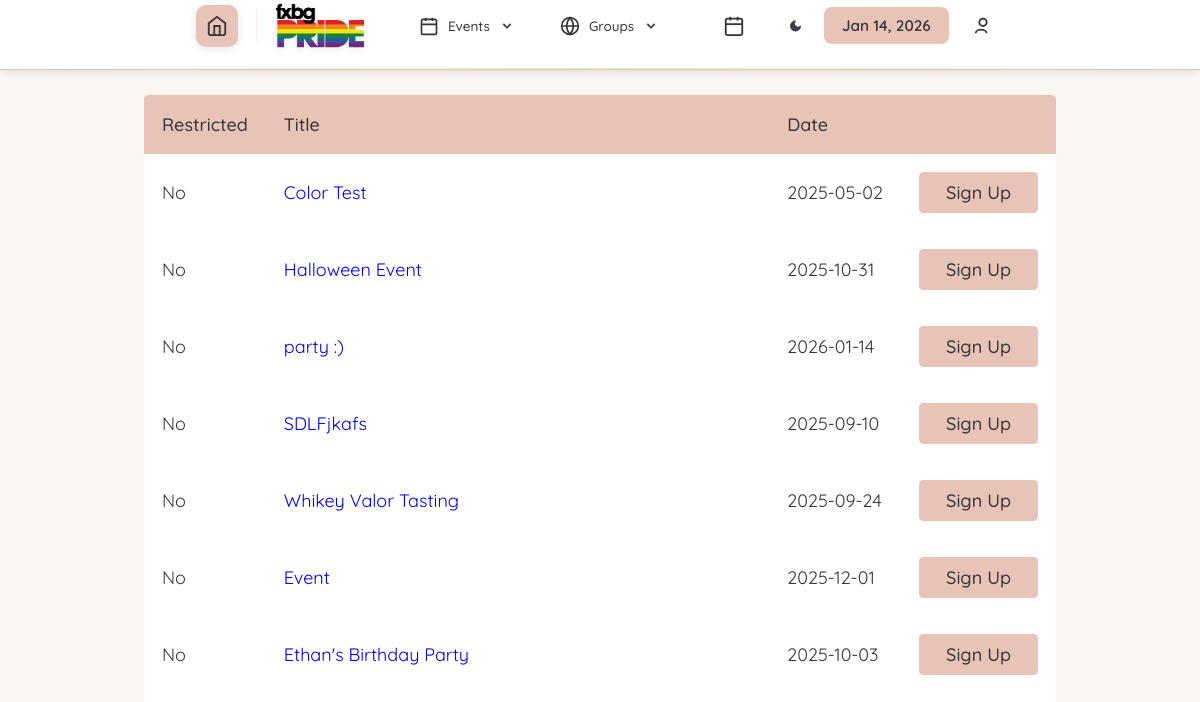
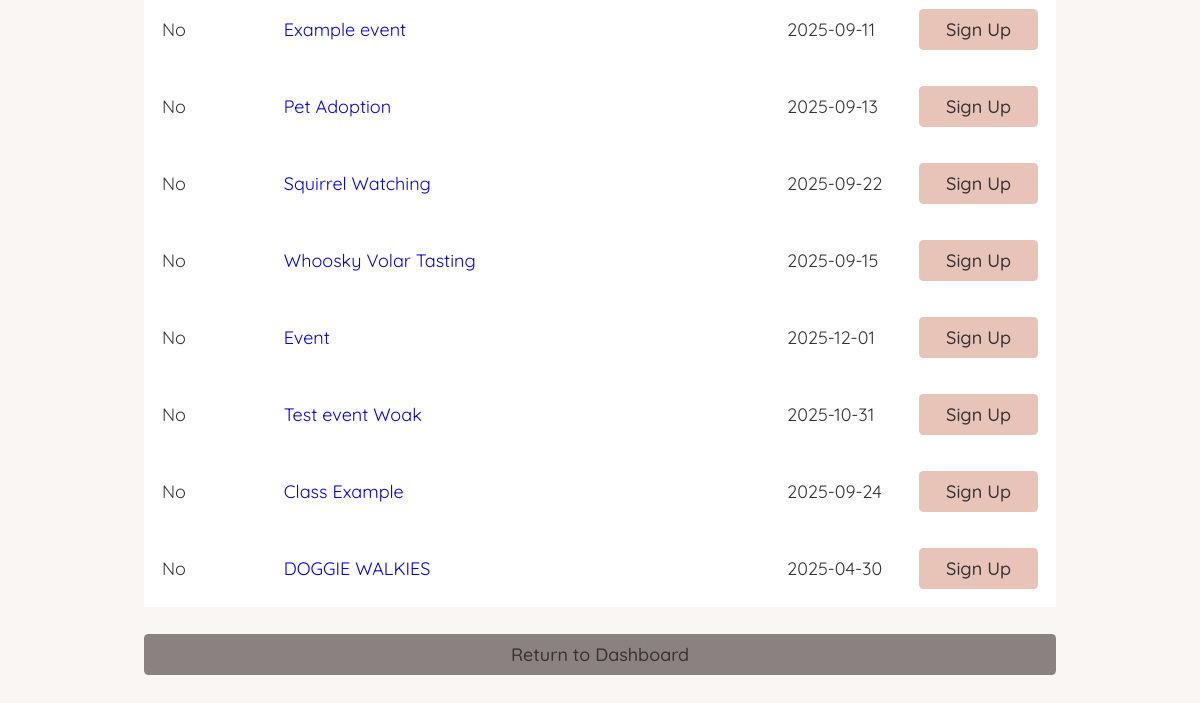
/eventTrainingManagement.php (signed in), run on an earlier commit of the app's database (2 pictures, top to bottom).
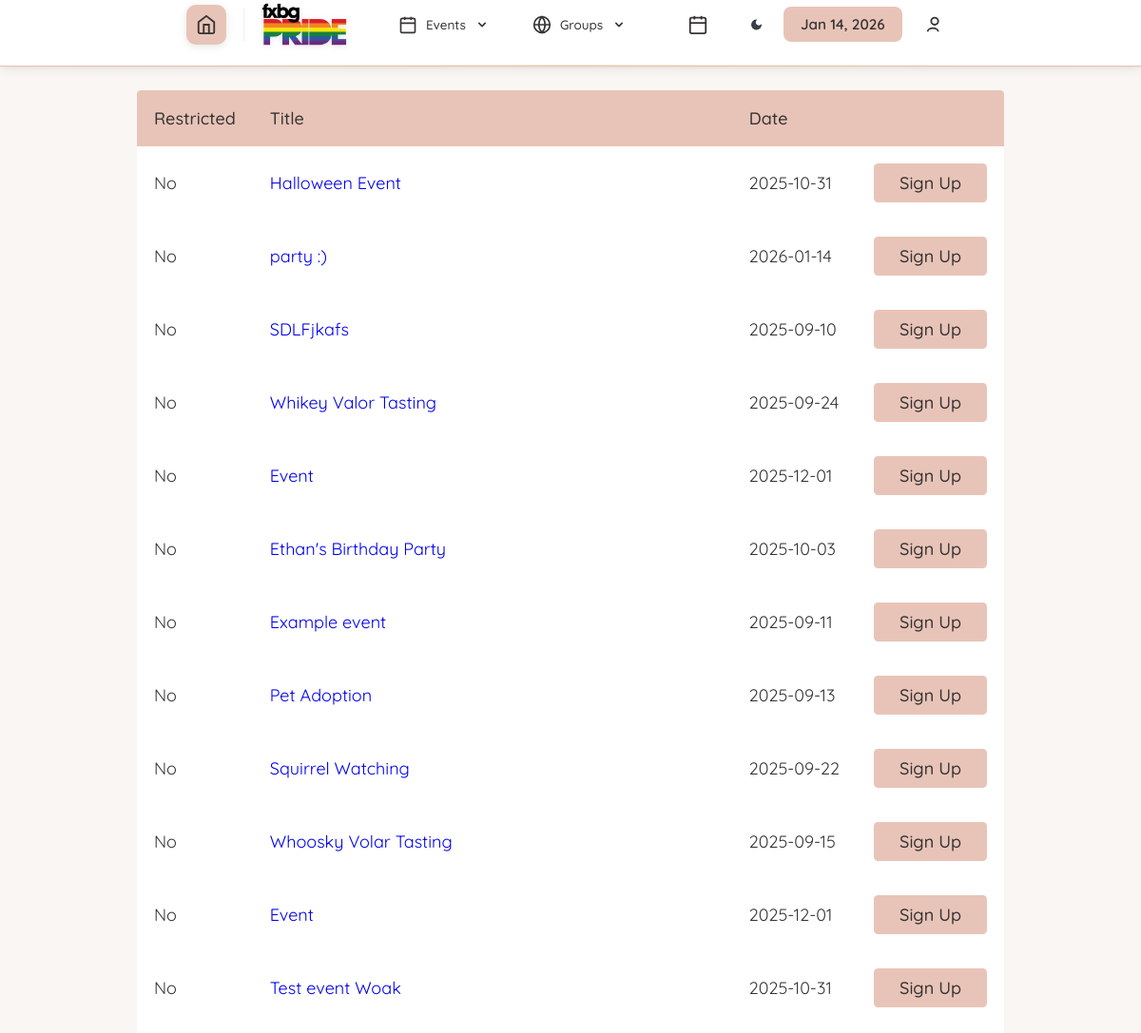
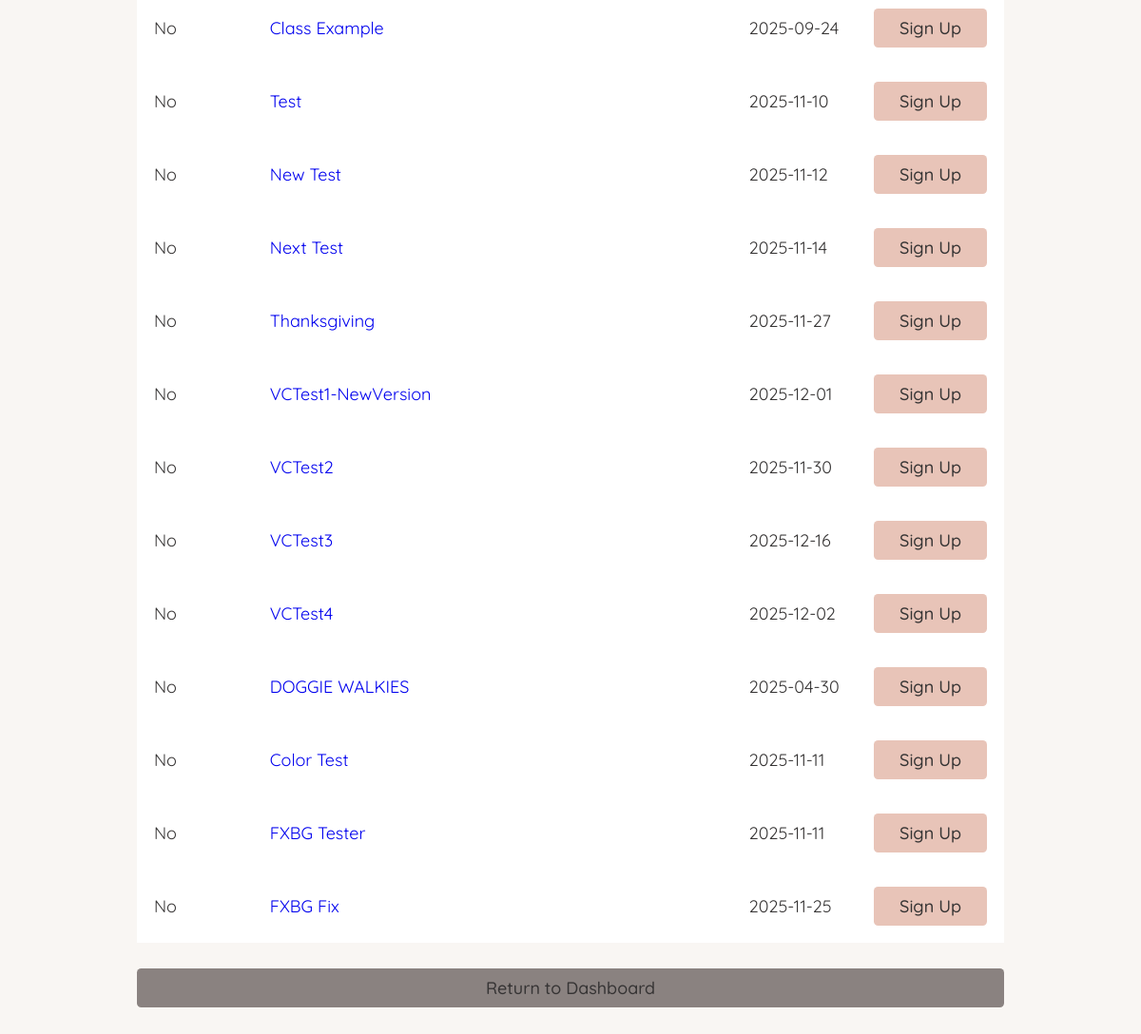
And on a later commit of the database (2 pictures, top to bottom).
### tables this page shows
CREATE TABLE `dbevents` (
  `id` int NOT NULL,
  `name` text NOT NULL,
  `date` char(10) NOT NULL,
  `startTime` char(5) NOT NULL,
  `endTime` char(5) NOT NULL,
  `description` text NOT NULL,
  `capacity` int NOT NULL,
  `completed` text NOT NULL,
  `restricted_signup` tinyint(1) NOT NULL,
  `location` text,
  `type` text NOT NULL,
  `volunteer_coordinator` int DEFAULT NULL
);

### database/dbEvents.php (called while the page is built, shortened)
<?php
include_once(dirname(__FILE__) . '/../domain/Event.php');
function make_an_event($result_row)
{
    $theEvent = new Event(
        $result_row['id'],
        $result_row['name'],
        date: $result_row['date'],
        startTime: $result_row['startTime'],
        endTime: $result_row['endTime'],
        description: $result_row['description'],
        capacity: $result_row['capacity'],
        completed: $result_row['completed'],
        restricted_signup: $result_row['restricted_signup'],
        type: $result_row['type'],
        volunteer_coordinator: $result_row['volunteer_coordinator']
    );
    return $theEvent;
}
function get_all_events()
{
    $con = connect();
    $query = "SELECT * FROM dbevents" .
            " ORDER BY completed";
    $result = mysqli_query($con, $query);
    $theEvents = array();
    while ($result_row = mysqli_fetch_assoc($result)) {
        $theEvent = make_an_event($result_row);
        $theEvents[] = $theEvent;
    }
    return $theEvents;
}

### domain/Event.php (called while the page is built, shortened)
<?php
class Event
{
    private $id;
    private $name;
    private $date;
    private $restricted_signup;
    function __construct($id, $name, $date, $startTime, $endTime, $description, $capacity, $completed, $restricted_signup, $type, $volunteer_coordinator)
    {
        $this->id = $id;
        $this->name = $name;
        $this->date = $date;
        $this->restricted_signup = $restricted_signup;
    }
    function getID()
    {
        return $this->id;
    }
    function getName()
    {
        return $this->name;
    }
    function getDate()
    {
        return $this->date;
    }
    function getRestrictedSignup()
    {
        return $this->restricted_signup;
    }
}

### eventTrainingManagement.php (the view, shortened to what this page needs)
<?php
    $accessLevel = 0;
if (isset($_SESSION['_id'])) {
    $accessLevel = $_SESSION['access_level'];
}
    include 'database/dbEvents.php';
?>
<!DOCTYPE html>
<html>
    <head>
        <?php require_once('universal.inc') ?>
        <link rel="stylesheet" href="css/messages.css"></link>
    </head>
    <body>
        <?php require_once('header.php') ?>
        <?php require_once('database/dbEvents.php');?>
        <h1>Events</h1>
        <main class="general">
            <?php
                $events = get_all_events();
            if (sizeof(get_all_events()) || sizeof(get_all_trainings()) > 0) : ?>
                <div class="table-wrapper">
                    <table class="general">
                        <thead>
                            <tr>
                                <th style="width:1px">Restricted</th>
                                <th>Title</th>
                                <th style="width:1px">Date</th>
                                <th style="width:1px"></th>
                            </tr>
                        </thead>
                        <tbody class="standout">
                            <?php
                            foreach ($events as $event) {
                                $eventID = $event->getID();
                                $title = $event->getName();
                                $date = $event->getDate();
                                $restricted_signup = $event->getRestrictedSignup();
                                if ($restricted_signup == 0) {
                                    $restricted_signup = "No";
                                } else {
                                    $restricted_signup = "Yes";
                                }
                                if ($accessLevel < 3) {
                                    echo "
                                        <tr data-event-id='$eventID'>
                                            <td>$restricted_signup</td>
                                            <td><a href='event.php?id=$eventID'>$title</a></td>
                                            <td>$date</td>
                                            <td><a class='button sign-up' href='eventSignUp.php'>Sign Up</a></td>
                                        </tr>";
                                }
                            }
                            ?>
                        </tbody>
                    </table>
                </div>
            <?php else : ?>
                <p class="no-events standout">There are currently no events available to view.<a class="button add" href="addEvent.php">Create a New Event</a> </p>
            <?php endif ?>
            <a class="button cancel" href="index.php">Return to Dashboard</a>
        </main>
    </body>
</html>

### universal.inc (shortened to what this page needs)
<link rel="stylesheet" href="css/base.css" type="text/css" />

### header.php (shortened to what this page needs)
<head>
    <link rel="stylesheet" href="css/theme-toggle.css">
    <link rel="stylesheet" href="css/mobile-nav.css">
    <link rel="stylesheet" href="css/pwa-mobile.css">
</head>
<header>
    <?php
    if (!isset($_SESSION['logged_in'])) {
        echo('
        <nav class="modern-navbar">
            <div class="nav-container">
                <div class="nav-brand">
                    <a href="index.php" class="home-icon-btn" title="Home">
                        <svg viewBox="0 0 24 24" fill="none" stroke="currentColor" stroke-width="2">
                            <path d="M3 9l9-7 9 7v11a2 2 0 01-2 2H5a2 2 0 01-2-2z"></path>
                            <polyline points="9 22 9 12 15 12 15 22"></polyline>
                        </svg>
                    </a>
                    <span class="nav-title">Volunteer Management System</span>
                </div>
                <div class="nav-actions">
                    <div class="nav-date">' . date('l, F j, Y') . '</div>
                </div>
            </div>
        </nav>');
    } elseif ($_SESSION['logged_in']) {
        if ($_SESSION['access_level'] <= 1) {
            echo('
            <nav class="modern-navbar">
                <div class="nav-container">
                    <div class="nav-brand">
                        <a href="index.php" class="home-icon-btn" title="Home Dashboard">
                            <svg viewBox="0 0 24 24" fill="none" stroke="currentColor" stroke-width="2">
                                <path d="M3 9l9-7 9 7v11a2 2 0 01-2 2H5a2 2 0 01-2-2z"></path>
                                <polyline points="9 22 9 12 15 12 15 22"></polyline>
                            </svg>
                        </a>
                        <a href="index.php">
                            <img src="images/FXBG-PrideLogo.png" alt="Logo" class="nav-logo logo-lightMode">
                        </a>
                    </div>
                    <div class="nav-menu" id="navMenu">
                        <div class="nav-dropdown">
                            <button class="nav-link">
                                <svg class="nav-icon" viewBox="0 0 24 24" fill="none" stroke="currentColor" stroke-width="2">
                                    <rect x="3" y="4" width="18" height="18" rx="2" ry="2"></rect>
                                    <line x1="16" y1="2" x2="16" y2="6"></line>
                                    <line x1="8" y1="2" x2="8" y2="6"></line>
                                    <line x1="3" y1="10" x2="21" y2="10"></line>
                                </svg>
                                <span>Events</span>
                                <svg class="dropdown-arrow" viewBox="0 0 20 20" fill="currentColor">
                                    <path fill-rule="evenodd" d="M5.293 7.293a1 1 0 011.414 0L10 10.586l3.293-3.293a1 1 0 111.414 1.414l-4 4a1 1 0 01-1.414 0l-4-4a1 1 0 010-1.414z"/>
                                </svg>
                            </button>
                        </div>
                        <div class="nav-dropdown">
                            <button class="nav-link">
                                <svg class="nav-icon" viewBox="0 0 24 24" fill="none" stroke="currentColor" stroke-width="2">
                                    <circle cx="12" cy="12" r="10"></circle>
                                    <path d="M12 2a15.3 15.3 0 014 10 15.3 15.3 0 01-4 10 15.3 15.3 0 01-4-10 15.3 15.3 0 014-10z"></path>
                                    <line x1="2" y1="12" x2="22" y2="12"></line>
                                </svg>
                                <span>Groups</span>
                                <svg class="dropdown-arrow" viewBox="0 0 20 20" fill="currentColor">
                                    <path fill-rule="evenodd" d="M5.293 7.293a1 1 0 011.414 0L10 10.586l3.293-3.293a1 1 0 111.414 1.414l-4 4a1 1 0 01-1.414 0l-4-4a1 1 0 010-1.414z"/>
                                </svg>
                            </button>
                        </div>
                    </div>
                    <div class="nav-actions">
                        <a href="calendar.php" class="nav-action-btn" title="Calendar">
                            <svg viewBox="0 0 24 24" fill="none" stroke="currentColor" stroke-width="2">
                                <rect x="3" y="4" width="18" height="18" rx="2" ry="2"></rect>
                                <line x1="16" y1="2" x2="16" y2="6"></line>
                                <line x1="8" y1="2" x2="8" y2="6"></line>
                                <line x1="3" y1="10" x2="21" y2="10"></line>
                            </svg>
                        </a>
                        <button class="theme-toggle nav-action-btn" aria-label="Toggle theme" title="Toggle dark/light mode">
                            <svg class="moon-icon" viewBox="0 0 24 24" fill="none" stroke="currentColor" stroke-width="2">
                                <path d="M21 12.79A9 9 0 1111.21 3 7 7 0 0021 12.79z"></path>
                            </svg>
                        </button>
                        <div class="nav-date"></div>
                        <div class="nav-dropdown user-dropdown">
                            <button class="nav-action-btn user-btn">
                                <svg class="dropdown-icon user-svg" viewBox="0 0 24 24" fill="none" stroke="currentColor" stroke-width="2" aria-hidden="true">
                                    <circle cx="12" cy="8" r="4"></circle>
                                    <path d="M16 20c0-2.21-2.686-4-6-4s-6 1.79-6 4"></path>
                                </svg>
                            </button>
                        </div>
                    </div>
                </div>
            </nav>');
        }
    }
    ?>
</header>

### css/base.css (style rules this page uses)
html, body, header, main, footer, div, span, p, h1, h2, h3, h4, h5, h6, ul, ol, li, input, select, textarea, form, section, label, table, td, tr, th, form, fieldset, em, button, a { padding: 0; margin: 0; font-size: inherit; font-family: inherit; font-weight: inherit; text-decoration: none; font-style: normal; box-sizing: border-box; text-align: left; list-style-type: none; border-spacing: 0; }
:root { --page-background-color: #ffffff; --page-font-color: #333333; --inactive-font-color: #d0d0d0; --inactive-background-color: #f0f0f0; --standout-background: #fafafa; --happy-toast-background-color: #1a7024; --happy-toast-font-color: white; --info-toast-background-color: #2f2f2f; --info-toast-font-color: white; --error-toast-background-color: #701a1a; --error-toast-font-color: white; --shadow-and-border-color: #e8c4b8; --main-color: #e8c4b8; --accent-color: #d4af37; --secondary-accent-color: #e8c4b8; --calendar-event-color: #808080; --calendar-event-color-hover: var(--main-color); --calendar-today-border: 2px solid var(--secondary-accent-color); --button-font-color: #363434; --button-padding: 0.5rem 1.5rem; --button-border-radius: 0.25rem; --standard-border: 1px solid #e8c4b8; --light-border: 1px solid var(--shadow-and-border-color); --text-field-border: 2px solid #e8c4b8; --cancel-button-background-color: #8a8280; --error-color: red; font-size: 18px; font-family: "Quicksand", sans-serif; font-weight: 400; }
header { position: sticky; top: 0; left: 0; z-index: 10; }
body { background-color: var(--page-background-color); color: var(--page-font-color); font-family: "Quicksand", sans-serif; }
nav { font-size: 2rem; display: flex; flex-direction: row; align-items: center; justify-content: center; padding-top: 1rem; padding-bottom: 1rem; font-weight: 300; }
header ul > li, header span { font-size: 0.75rem; list-style-type: none; }
nav { width: 100%; }
nav img { height: 3rem; }
nav { background-color: var(--page-background-color); border-bottom: 2px solid var(--shadow-and-border-color); max-width: 100vw; }
main:not(.login):not(.calendar-view):not(.dashboard) { padding: 1rem; }
input[type="submit"], button, .button { color: var(--button-font-color); background-color: var(--main-color); padding: var(--button-padding); border: none; border-radius: var(--button-border-radius); font-weight: 500; width: 100%; transition: background-color 0.3s; cursor: pointer; text-align: center; }
h1 { font-size: 1.5rem; font-weight: 500; margin-bottom: 2rem; background-color: var(--main-color); color: var(--page-background-color); width: 100%; text-align: center; padding: 1rem; }
.button { display: inline-block; }
button.cancel, a.cancel { background-color: var(--cancel-button-background-color); }
main.general, form.general { margin: 1rem; display: flex; flex-direction: column; gap: 0.5rem; }
table.general { width: 100%; padding-bottom: 1rem; }
table.general th:first-of-type { border-top-left-radius: 0.25rem; }
table.general th:last-of-type { border-top-right-radius: 0.25rem; }
table.general th { background-color: var(--main-color); color: var(--button-font-color); font-weight: 500; }
table.general th, table.general td { padding: 1rem; white-space: nowrap; }
.standout { border-bottom: 3px solid var(--shadow-and-border-color); padding: 1rem; background-color: var(--standout-background); }
@media only screen and (min-width: 1024px) { main.general, form.general { margin: 0rem 8rem 4rem 8rem; } }

### css/messages.css (style rules this page uses)
:root { --unread-message-background: #f1eadf; --message-body-border-color: #ddd; --priorityone-color: #4fffb0; --prioritytwo-color: #f0e68c; --prioritythree-color: #fd5c63; }

### css/pwa-mobile.css (style rules this page uses)
@media (min-width: 769px) { * { -webkit-tap-highlight-color: transparent; } }
a:not(.calendar-event), button { position: relative; }
.mobile-nav-item, .mobile-more-menu, .nav-menu, .dropdown-menu { will-change: transform; transform: translateZ(0); }
html { scroll-behavior: smooth; }
.table-wrapper, .mobile-more-content, .nav-menu { -webkit-overflow-scrolling: touch; }
img { max-width: 100%; height: auto; }
@media (min-width: 769px) { .table-wrapper { overflow-x: visible !important; } }
@media (min-width: 769px) { table, table.general { min-width: auto !important; } }
@media (min-width: 769px) { h1 { font-size: inherit !important; } }
@media (min-width: 769px) { main.general { padding: inherit !important; } }

What changed in the data, as far as the page shows it:
added dbevents: restricted_signup "No", name "Test", date "2025-11-10"
added dbevents: restricted_signup "No", name "New Test", date "2025-11-12"
added dbevents: restricted_signup "No", name "Next Test", date "2025-11-14"
added dbevents: restricted_signup "No", name "Thanksgiving", date "2025-11-27"
added dbevents: restricted_signup "No", name "VCTest1-NewVersion", date "2025-12-01"
added dbevents: restricted_signup "No", name "VCTest2", date "2025-11-30"
added dbevents: restricted_signup "No", name "VCTest3", date "2025-12-16"
added dbevents: restricted_signup "No", name "VCTest4", date "2025-12-02"
changed dbevents "Color Test": date "2025-05-02" → "2025-11-11"; moves down the list
added dbevents: restricted_signup "No", name "FXBG Tester", date "2025-11-11"
added dbevents: restricted_signup "No", name "FXBG Fix", date "2025-11-25"
